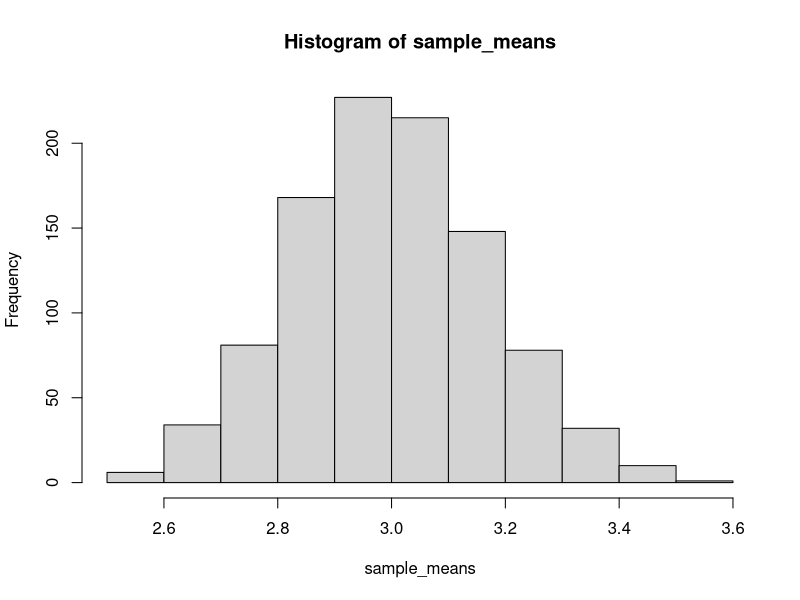

Recreate this plot in R.
## ---- chunk 1
sample_size <- 100
number_of_simulations <- 1000

sample_means <- replicate(number_of_simulations, mean(rgamma(n = sample_size, shape = 3)))

hist(sample_means)
